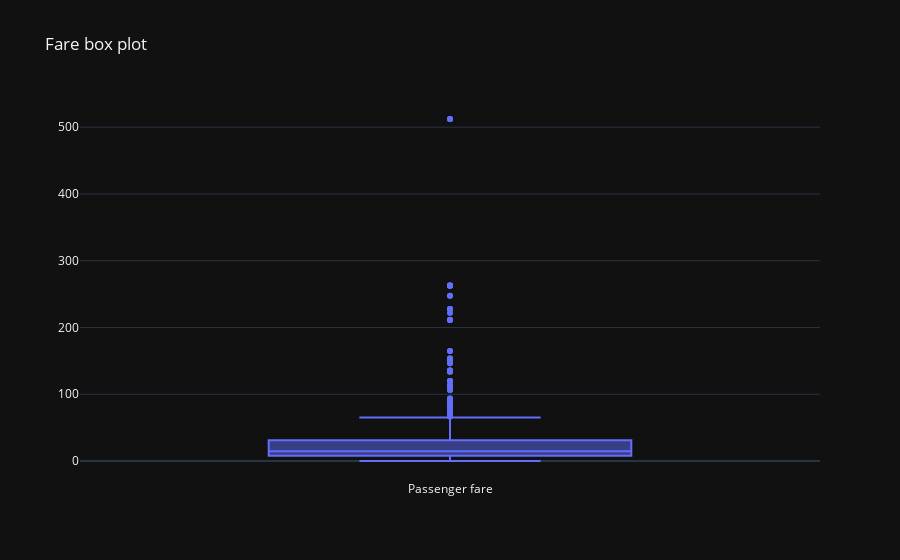

The cell this chart's notebook holds for it:
### Markdown cell above
This plot reveals that in Age column there is a lot of outliers which in reality aren't that bad, mostly because it's possible that some old lady was on the ship or very young boy. We definitly don't want to get rid of them. This is the reason why I chose median to fill missing values instead of mean. Median is much more resistant for outliers.

### Code cell
fig = go.Figure()

fig.add_trace(go.Box(
    y = data_droped.Fare,
    name = 'Passenger fare'
))

fig.update_layout(
    title_text = 'Fare box plot',
    template = 'plotly_dark'
)

### Figure 1 — Plotly figure (JSON) as saved in the notebook; plotly's stock layout.template omitted (floating-point values rounded to 4 significant figures; data arrays with more than 128 entries replaced by an {"elided": "..."} marker saying what was removed)
{"data": [{"name": "Passenger fare", "type": "box", "y": {"elided": "891 float values"}}], "layout": {"title": {"text": "Fare box plot"}}}
